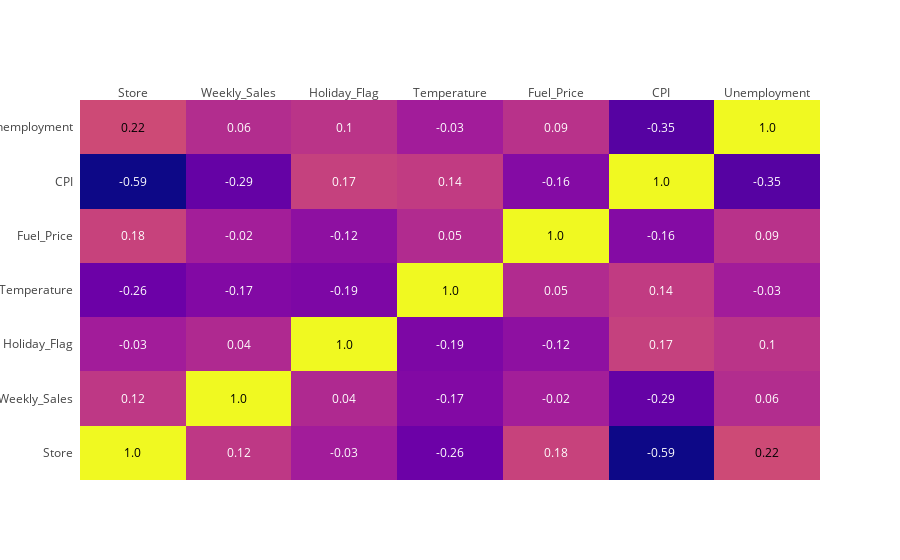

The cell this chart's notebook holds for it:
### Markdown cell above
### Visualizing correlation between variables

### Code cell
# Correlation matrix
corr_matrix = walmart.corr(numeric_only=True).round(2)

import plotly.figure_factory as ff

fig = ff.create_annotated_heatmap(corr_matrix.values,
                                  x = corr_matrix.columns.tolist(),
                                  y = corr_matrix.index.tolist())


fig.show()

### Figure 1 — Plotly figure (JSON) as saved in the notebook; plotly's stock layout.template omitted (floating-point values rounded to 4 significant figures)
{"data": [{"colorscale": [[0, "#0d0887"], [0.1111, "#46039f"], [0.2222, "#7201a8"], [0.3333, "#9c179e"], [0.4444, "#bd3786"], [0.5556, "#d8576b"], [0.6667, "#ed7953"], [0.7778, "#fb9f3a"], [0.8889, "#fdca26"], [1, "#f0f921"]], "reversescale": false, "showscale": false, "type": "heatmap", "x": ["Store", "Weekly_Sales", "Holiday_Flag", "Temperature", "Fuel_Price", "CPI", "Unemployment"], "y": ["Store", "Weekly_Sales", "Holiday_Flag", "Temperature", "Fuel_Price", "CPI", "Unemployment"], "z": [[1, 0.12, -0.03, -0.26, 0.18, -0.59, 0.22], [0.12, 1, 0.04, -0.17, -0.02, -0.29, 0.06], [-0.03, 0.04, 1, -0.19, -0.12, 0.17, 0.1], [-0.26, -0.17, -0.19, 1, 0.05, 0.14, -0.03], [0.18, -0.02, -0.12, 0.05, 1, -0.16, 0.09], [-0.59, -0.29, 0.17, 0.14, -0.16, 1, -0.35], [0.22, 0.06, 0.1, -0.03, 0.09, -0.35, 1]]}], "layout": {"annotations": [{"font": {"color": "#000000"}, "showarrow": false, "text": "1.0", "x": "Store", "xref": "x", "y": "Store", "yref": "y"}, {"font": {"color": "#FFFFFF"}, "showarrow": false, "text": "0.12", "x": "Weekly_Sales", "xref": "x", "y": "Store", "yref": "y"}, {"font": {"color": "#FFFFFF"}, "showarrow": false, "text": "-0.03", "x": "Holiday_Flag", "xref": "x", "y": "Store", "yref": "y"}, {"font": {"color": "#FFFFFF"}, "showarrow": false, "text": "-0.26", "x": "Temperature", "xref": "x", "y": "Store", "yref": "y"}, {"font": {"color": "#FFFFFF"}, "showarrow": false, "text": "0.18", "x": "Fuel_Price", "xref": "x", "y": "Store", "yref": "y"}, {"font": {"color": "#FFFFFF"}, "showarrow": false, "text": "-0.59", "x": "CPI", "xref": "x", "y": "Store", "yref": "y"}, {"font": {"color": "#000000"}, "showarrow": false, "text": "0.22", "x": "Unemployment", "xref": "x", "y": "Store", "yref": "y"}, {"font": {"color": "#FFFFFF"}, "showarrow": false, "text": "0.12", "x": "Store", "xref": "x", "y": "Weekly_Sales", "yref": "y"}, {"font": {"color": "#000000"}, "showarrow": false, "text": "1.0", "x": "Weekly_Sales", "xref": "x", "y": "Weekly_Sales", "yref": "y"}, {"font": {"color": "#FFFFFF"}, "showarrow": false, "text": "0.04", "x": "Holiday_Flag", "xref": "x", "y": "Weekly_Sales", "yref": "y"}, {"font": {"color": "#FFFFFF"}, "showarrow": false, "text": "-0.17", "x": "Temperature", "xref": "x", "y": "Weekly_Sales", "yref": "y"}, {"font": {"color": "#FFFFFF"}, "showarrow": false, "text": "-0.02", "x": "Fuel_Price", "xref": "x", "y": "Weekly_Sales", "yref": "y"}, {"font": {"color": "#FFFFFF"}, "showarrow": false, "text": "-0.29", "x": "CPI", "xref": "x", "y": "Weekly_Sales", "yref": "y"}, {"font": {"color": "#FFFFFF"}, "showarrow": false, "text": "0.06", "x": "Unemployment", "xref": "x", "y": "Weekly_Sales", "yref": "y"}, {"font": {"color": "#FFFFFF"}, "showarrow": false, "text": "-0.03", "x": "Store", "xref": "x", "y": "Holiday_Flag", "yref": "y"}, {"font": {"color": "#FFFFFF"}, "showarrow": false, "text": "0.04", "x": "Weekly_Sales", "xref": "x", "y": "Holiday_Flag", "yref": "y"}, {"font": {"color": "#000000"}, "showarrow": false, "text": "1.0", "x": "Holiday_Flag", "xref": "x", "y": "Holiday_Flag", "yref": "y"}, {"font": {"color": "#FFFFFF"}, "showarrow": false, "text": "-0.19", "x": "Temperature", "xref": "x", "y": "Holiday_Flag", "yref": "y"}, {"font": {"color": "#FFFFFF"}, "showarrow": false, "text": "-0.12", "x": "Fuel_Price", "xref": "x", "y": "Holiday_Flag", "yref": "y"}, {"font": {"color": "#FFFFFF"}, "showarrow": false, "text": "0.17", "x": "CPI", "xref": "x", "y": "Holiday_Flag", "yref": "y"}, {"font": {"color": "#FFFFFF"}, "showarrow": false, "text": "0.1", "x": "Unemployment", "xref": "x", "y": "Holiday_Flag", "yref": "y"}, {"font": {"color": "#FFFFFF"}, "showarrow": false, "text": "-0.26", "x": "Store", "xref": "x", "y": "Temperature", "yref": "y"}, {"font": {"color": "#FFFFFF"}, "showarrow": false, "text": "-0.17", "x": "Weekly_Sales", "xref": "x", "y": "Temperature", "yref": "y"}, {"font": {"color": "#FFFFFF"}, "showarrow": false, "text": "-0.19", "x": "Holiday_Flag", "xref": "x", "y": "Temperature", "yref": "y"}, {"font": {"color": "#000000"}, "showarrow": false, "text": "1.0", "x": "Temperature", "xref": "x", "y": "Temperature", "yref": "y"}, {"font": {"color": "#FFFFFF"}, "showarrow": false, "text": "0.05", "x": "Fuel_Price", "xref": "x", "y": "Temperature", "yref": "y"}, {"font": {"color": "#FFFFFF"}, "showarrow": false, "text": "0.14", "x": "CPI", "xref": "x", "y": "Temperature", "yref": "y"}, {"font": {"color": "#FFFFFF"}, "showarrow": false, "text": "-0.03", "x": "Unemployment", "xref": "x", "y": "Temperature", "yref": "y"}, {"font": {"color": "#FFFFFF"}, "showarrow": false, "text": "0.18", "x": "Store", "xref": "x", "y": "Fuel_Price", "yref": "y"}, {"font": {"color": "#FFFFFF"}, "showarrow": false, "text": "-0.02", "x": "Weekly_Sales", "xref": "x", "y": "Fuel_Price", "yref": "y"}, {"font": {"color": "#FFFFFF"}, "showarrow": false, "text": "-0.12", "x": "Holiday_Flag", "xref": "x", "y": "Fuel_Price", "yref": "y"}, {"font": {"color": "#FFFFFF"}, "showarrow": false, "text": "0.05", "x": "Temperature", "xref": "x", "y": "Fuel_Price", "yref": "y"}, {"font": {"color": "#000000"}, "showarrow": false, "text": "1.0", "x": "Fuel_Price", "xref": "x", "y": "Fuel_Price", "yref": "y"}, {"font": {"color": "#FFFFFF"}, "showarrow": false, "text": "-0.16", "x": "CPI", "xref": "x", "y": "Fuel_Price", "yref": "y"}, {"font": {"color": "#FFFFFF"}, "showarrow": false, "text": "0.09", "x": "Unemployment", "xref": "x", "y": "Fuel_Price", "yref": "y"}, {"font": {"color": "#FFFFFF"}, "showarrow": false, "text": "-0.59", "x": "Store", "xref": "x", "y": "CPI", "yref": "y"}, {"font": {"color": "#FFFFFF"}, "showarrow": false, "text": "-0.29", "x": "Weekly_Sales", "xref": "x", "y": "CPI", "yref": "y"}, {"font": {"color": "#FFFFFF"}, "showarrow": false, "text": "0.17", "x": "Holiday_Flag", "xref": "x", "y": "CPI", "yref": "y"}, {"font": {"color": "#FFFFFF"}, "showarrow": false, "text": "0.14", "x": "Temperature", "xref": "x", "y": "CPI", "yref": "y"}, {"font": {"color": "#FFFFFF"}, "showarrow": false, "text": "-0.16", "x": "Fuel_Price", "xref": "x", "y": "CPI", "yref": "y"}, {"font": {"color": "#000000"}, "showarrow": false, "text": "1.0", "x": "CPI", "xref": "x", "y": "CPI", "yref": "y"}, {"font": {"color": "#FFFFFF"}, "showarrow": false, "text": "-0.35", "x": "Unemployment", "xref": "x", "y": "CPI", "yref": "y"}, {"font": {"color": "#000000"}, "showarrow": false, "text": "0.22", "x": "Store", "xref": "x", "y": "Unemployment", "yref": "y"}, {"font": {"color": "#FFFFFF"}, "showarrow": false, "text": "0.06", "x": "Weekly_Sales", "xref": "x", "y": "Unemployment", "yref": "y"}, {"font": {"color": "#FFFFFF"}, "showarrow": false, "text": "0.1", "x": "Holiday_Flag", "xref": "x", "y": "Unemployment", "yref": "y"}, {"font": {"color": "#FFFFFF"}, "showarrow": false, "text": "-0.03", "x": "Temperature", "xref": "x", "y": "Unemployment", "yref": "y"}, {"font": {"color": "#FFFFFF"}, "showarrow": false, "text": "0.09", "x": "Fuel_Price", "xref": "x", "y": "Unemployment", "yref": "y"}, {"font": {"color": "#FFFFFF"}, "showarrow": false, "text": "-0.35", "x": "CPI", "xref": "x", "y": "Unemployment", "yref": "y"}, {"font": {"color": "#000000"}, "showarrow": false, "text": "1.0", "x": "Unemployment", "xref": "x", "y": "Unemployment", "yref": "y"}], "xaxis": {"dtick": 1, "gridcolor": "rgb(0, 0, 0)", "side": "top", "ticks": ""}, "yaxis": {"dtick": 1, "ticks": "", "ticksuffix": "  "}}}
